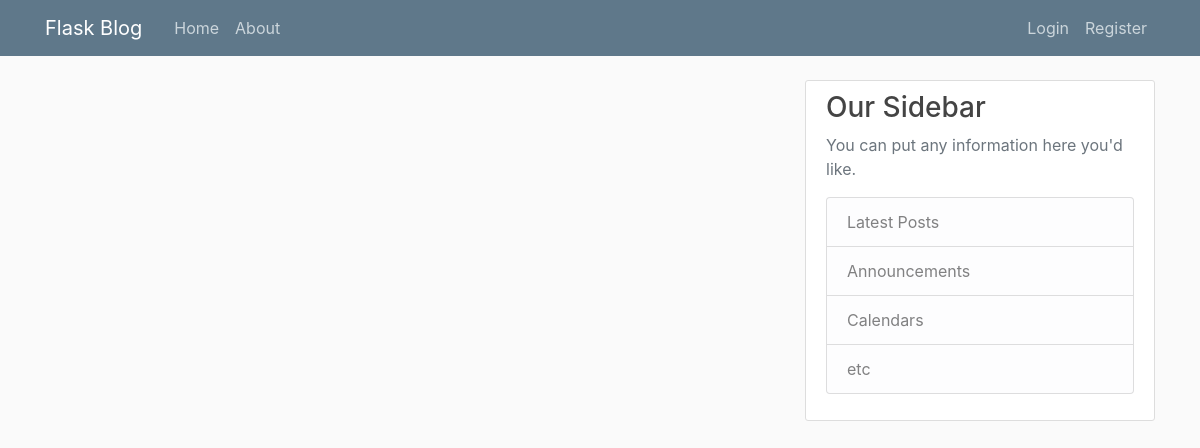
The app's page /home, older data.
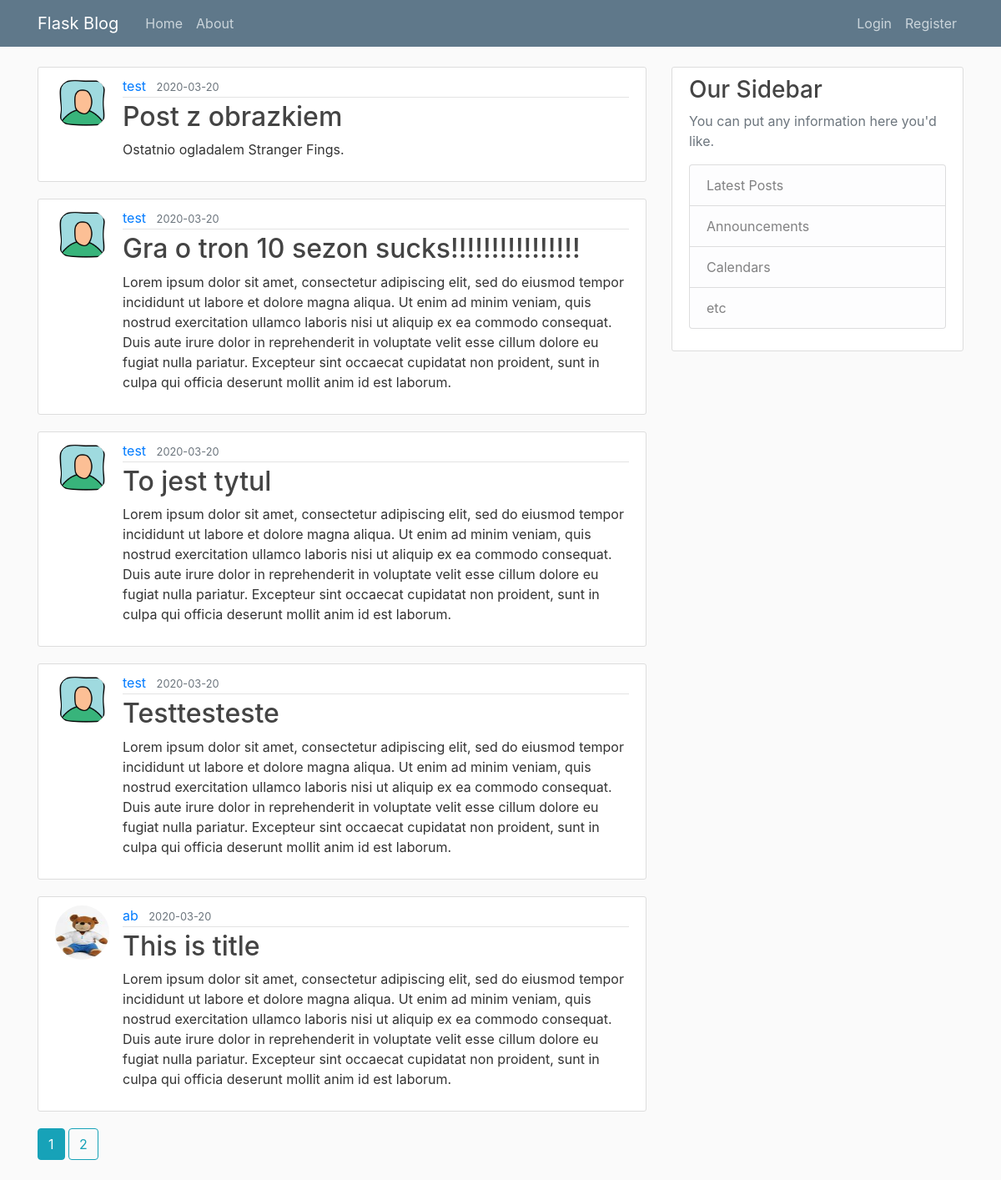
The same page, newer data.
### flaskblog/models.py (models this page shows, shortened)
class Post(db.Model):
    id = db.Column(db.Integer, primary_key=True)
    title = db.Column(db.String(100), nullable=False)
    date_posted = db.Column(db.DateTime(), nullable=False, default=datetime.utcnow)
    content = db.Column(db.Text, nullable=False)
    user_id = db.Column(db.Integer, db.ForeignKey('user.id'), nullable=False)

class User(db.Model, UserMixin):
    id = db.Column(db.Integer, primary_key=True)
    username = db.Column(db.String(20), unique=True, nullable=False)
    email = db.Column(db.String(120), unique=True, nullable=False)
    image_file = db.Column(db.String(120), nullable=False, default='default.png')
    password = db.Column(db.String(60), nullable=False)
    posts = db.relationship('Post', backref='author', lazy=True)

### flaskblog/main/routes.py (the view)
@main.route('/')
@main.route('/home')
def home():
    page = request.args.get('page', 1, type=int)
    posts = Post.query.order_by(Post.date_posted.desc()).paginate(page=page, per_page=5)
    return render_template('home.html', posts=posts)

### flaskblog/templates/home.html
{% extends "base.html" %}
{% block body %}
    {% for post in posts.items %}
        <article class="media content-section">
            <img class="rounded-circle article-img"
                src="{{ url_for('static', filename='profile_pics/' + post.author.image_file)}}">
          <div class="media-body">
            <div class="article-metadata">
              <a class="mr-2" href="{{url_for('users.user_posts', user_name=post.author.username)}}">{{ post.author.username }}</a>
              <small class="text-muted">{{ post.date_posted.strftime('%Y-%m-%d') }}</small>
            </div>
            <h2><a class="article-title" href="{{ url_for('posts.post', post_id=post.id) }}">{{ post.title }}</a></h2>
            <p class="article-content">{{ post.content }}</p>
          </div>
        </article>
    {% endfor %}
    {% for page_num in posts.iter_pages(left_edge=1, right_edge=1, left_current=1, right_current=2) %}
        {% if page_num %}
            {% if posts.page == page_num %}
            <a class="btn btn-info mb-4" href="{{url_for('main.home', page=page_num)}}">{{ page_num }}</a>
            {% else %}
            <a class="btn btn-outline-info mb-4" href="{{url_for('main.home', page=page_num)}}">{{ page_num }}</a>
            {% endif %}
        {% else %}
            ...
        {% endif %}
    {% endfor %}
{% endblock body %}

### flaskblog/templates/base.html (shortened to what this page needs)
<!DOCTYPE html>
<html lang="en">
<head>
    <link rel="stylesheet" href="https://stackpath.bootstrapcdn.com/bootstrap/4.3.1/css/bootstrap.min.css">
    <link rel="stylesheet" type="text/css" href="{{ url_for('static', filename='main.css') }}">
</head>
<body>
    <header class="site-header">
      <nav class="navbar navbar-expand-md navbar-dark bg-steel fixed-top">
        <div class="container">
          <a class="navbar-brand mr-4" href="/">Flask Blog</a>
          <div class="collapse navbar-collapse" id="navbarToggle">
            <div class="navbar-nav mr-auto">
              <a class="nav-item nav-link" href="/">Home</a>
              <a class="nav-item nav-link" href="/about">About</a>
            </div>
            <div class="navbar-nav">
              {% if current_user.is_authenticated %}
              <a class="nav-item nav-link" href="{{ url_for('posts.new_post') }}">Add post</a>
              <a class="nav-item nav-link" href="/account">Account</a>
              <a class="nav-item nav-link" href="/logout">Logout</a>
              {% else %}
              <a class="nav-item nav-link" href="/login">Login</a>
              <a class="nav-item nav-link" href="/register">Register</a>
              {% endif %}
            </div>
          </div>
        </div>
      </nav>
    </header>
    <main role="main" class="container">
      <div class="row">
        <div class="col-md-8">
          {% block body %}{% endblock body %}
        </div>
        <div class="col-md-4">
          <div class="content-section">
            <h3>Our Sidebar</h3>
            <p class='text-muted'>You can put any information here you'd like.
              <ul class="list-group">
                <li class="list-group-item list-group-item-light">Latest Posts</li>
                <li class="list-group-item list-group-item-light">Announcements</li>
                <li class="list-group-item list-group-item-light">Calendars</li>
                <li class="list-group-item list-group-item-light">etc</li>
              </ul>
            </p>
          </div>
        </div>
      </div>
    </main>
</body>
</html>

### flaskblog/static/main.css (style rules this page uses)
body { background: #fafafa; color: #333333; margin-top: 5rem; }
h1, h2, h3, h4, h5, h6 { color: #444444; }
.bg-steel { background-color: #5f788a; }
.site-header .navbar-nav .nav-link { color: #cbd5db; }
.content-section { background: #ffffff; padding: 10px 20px; border: 1px solid #dddddd; border-radius: 3px; margin-bottom: 20px; }
.article-title { color: #444444; }
.article-content { white-space: pre-line; }
.article-img { height: 65px; width: 65px; margin-right: 16px; }
.article-metadata { padding-bottom: 1px; margin-bottom: 4px; border-bottom: 1px solid #e3e3e3 }

Row changes from the older to the newer data that the page shows:
added Post: image_file (placeholder picture), author.username "test", date_posted "2020-03-20", title "Post z obrazkiem", content "Ostatnio ogladalem Stranger Fings."
added Post: image_file (placeholder picture), author.username "test", date_posted "2020-03-20", title "Gra o tron 10 sezon sucks!!!!!!!!!!!!!!!!", content "Lorem ipsum dolor sit amet, consectetur adipiscing elit, sed do eiusmod tempor incididunt ut labore et dolore magna aliqua. Ut enim ad minim veniam, quis nostrud exercitation ullamco laboris nisi ut aliquip ex ea commodo consequat. Duis aute irure dolor in reprehenderit in voluptate velit esse cillum dolore eu fugiat nulla pariatur. Excepteur sint occaecat cupidatat non proident, sunt in culpa qui officia deserunt mollit anim id est laborum."
added Post: image_file (placeholder picture), author.username "test", date_posted "2020-03-20", title "To jest tytul", content "Lorem ipsum dolor sit amet, consectetur adipiscing elit, sed do eiusmod tempor incididunt ut labore et dolore magna aliqua. Ut enim ad minim veniam, quis nostrud exercitation ullamco laboris nisi ut aliquip ex ea commodo consequat. Duis aute irure dolor in reprehenderit in voluptate velit esse cillum dolore eu fugiat nulla pariatur. Excepteur sint occaecat cupidatat non proident, sunt in culpa qui officia deserunt mollit anim id est laborum."
added Post: image_file (placeholder picture), author.username "test", date_posted "2020-03-20", title "Testtesteste", content "Lorem ipsum dolor sit amet, consectetur adipiscing elit, sed do eiusmod tempor incididunt ut labore et dolore magna aliqua. Ut enim ad minim veniam, quis nostrud exercitation ullamco laboris nisi ut aliquip ex ea commodo consequat. Duis aute irure dolor in reprehenderit in voluptate velit esse cillum dolore eu fugiat nulla pariatur. Excepteur sint occaecat cupidatat non proident, sunt in culpa qui officia deserunt mollit anim id est laborum."
added Post: image_file (picture), author.username "ab", date_posted "2020-03-20", title "This is title", content "Lorem ipsum dolor sit amet, consectetur adipiscing elit, sed do eiusmod tempor incididunt ut labore et dolore magna aliqua. Ut enim ad minim veniam, quis nostrud exercitation ullamco laboris nisi ut aliquip ex ea commodo consequat. Duis aute irure dolor in reprehenderit in voluptate velit esse cillum dolore eu fugiat nulla pariatur. Excepteur sint occaecat cupidatat non proident, sunt in culpa qui officia deserunt mollit anim id est laborum."
Text that changed along with them:
new list line: "1"
new list line: "2"
